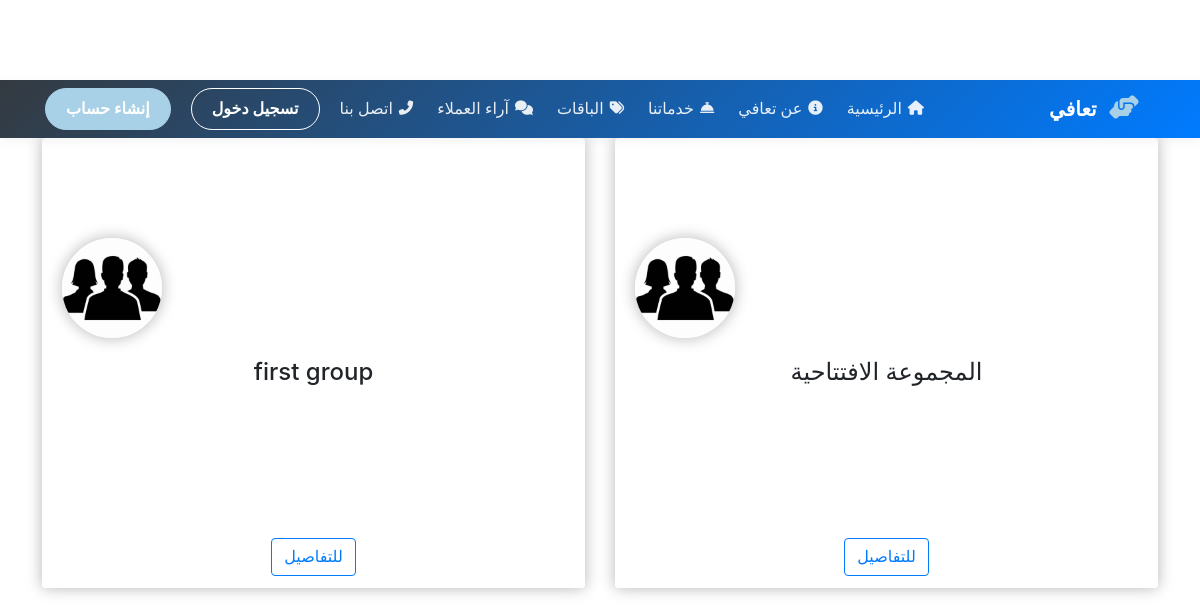
Page /group_list/ on the earlier database version.
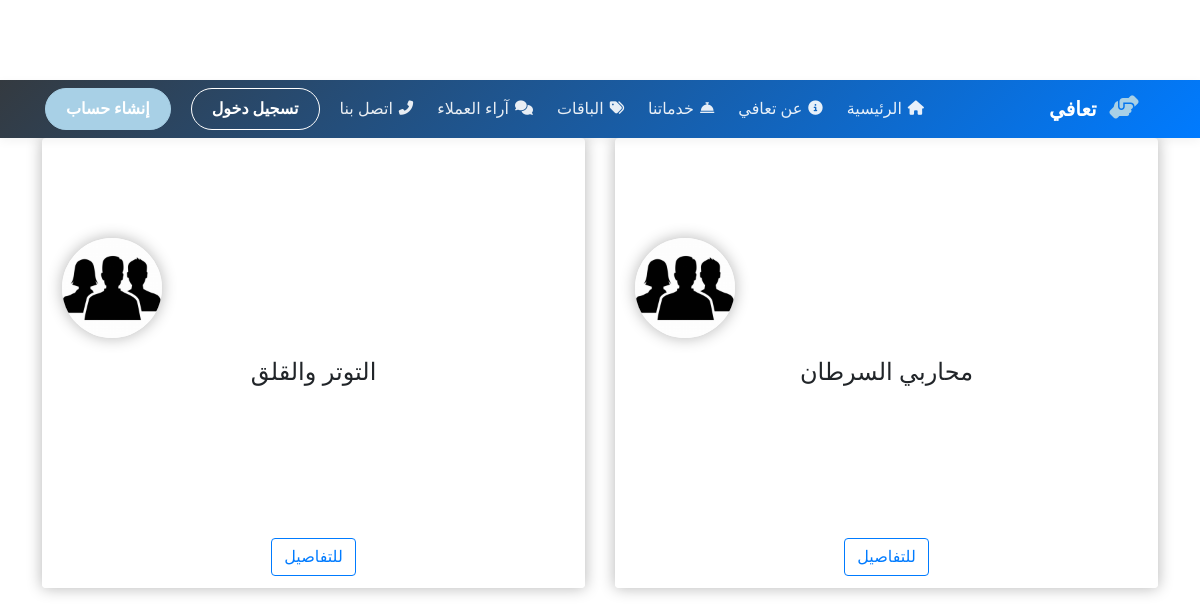
Same page on the later database version.
### Website/models.py (models this page shows)
class Group(models.Model):
    specialist =models.ForeignKey(Specialist,on_delete=models.CASCADE,default='')
    member= models.ManyToManyField(Member)
    group_name=models.CharField(max_length=1024)
    group_info=models.TextField()
    member_number=models.IntegerField( default=0)
    start_date=models.DateTimeField()
    end_date=models.DateTimeField()
    created_by=models.CharField(max_length=1024)
    missions_total=models.IntegerField(default=0)
    complete_mission=models.IntegerField(default=0)
    is_active=models.BooleanField()
    chat_url=models.URLField(default="")

### Website/views.py (the view)
# urls.py: path("group_list/",views.group_list,name="group_list"),
def group_list(request:HttpRequest):
    if "search" in request.GET:
        groups = Group.objects.filter(group_name__contains=request.GET["search"])
    else:
        groups=Group.objects.all()
    return render(request,"Website/group_list.html",{"groups":groups})

### Website/templates/Website/group_list.html (shortened to what this page needs)
{% extends 'Website/index.html' %}
{% load static%}
{%block content%}
<!DOCTYPE html>
<html lang="en">
<head>
  <link rel="stylesheet" href="{% static 'style/cards.css' %}">
  <link rel="stylesheet" href="https://cdnjs.cloudflare.com/ajax/libs/twitter-bootstrap/4.0.0-beta/css/bootstrap.min.css" />
  <link rel="stylesheet" href="https://cdnjs.cloudflare.com/ajax/libs/font-awesome/4.7.0/css/font-awesome.min.css" />
</head>
<body>
  <div class="container-md themed-container text-center">
    <div class="row row-cols-1 row-cols-sm-2 row-cols-md-3 g-3">
{%for group in groups%}
        <div class="col">
        <div class="card card-custom bg-white border-white border-0">
          <div class="card-custom-img" style="background-image: url(http://res.cloudinary.com/d3/image/upload/c_scale,q_auto:good,w_1110/trianglify-v1-cs85g_cc5d2i.jpg);"></div>
          <div class="card-custom-avatar">
            <img class="img-fluid" src="{% static 'imgs/group_avatar.jpg' %}" alt="Avatar" />
          </div>
          <div class="card-body" style="overflow-y: auto">
            <h4 class="card-title">{{group.group_name}}<br>
            </h4>
          </div>
          <div class="card-footer" style="background: inherit; border-color: inherit;">
            <a  href="{% url 'Website:group_detail' group.id %}" class="btn btn-outline-primary">للتفاصيل</a>
          </div>
        </div>
        </div>
{%endfor%}
      </div></div>
</body>
</html>
{%endblock%}

### Website/templates/Website/index.html (shortened to what this page needs)
{% load static %}
<!DOCTYPE html>
<html lang="ar" dir="rtl">
<head>
    <link rel="stylesheet" href="https://cdn.jsdelivr.net/npm/bootstrap@5.3.0/dist/css/bootstrap.rtl.min.css">
    <link rel="stylesheet" href="https://cdnjs.cloudflare.com/ajax/libs/font-awesome/6.4.0/css/all.min.css">
    <link rel="stylesheet" href="https://cdn.jsdelivr.net/npm/swiper@11/swiper-bundle.min.css" />
    <link rel="stylesheet" href="{% static 'style/base.css' %}">
</head>
<body>
    <nav class="navbar navbar-expand-lg">
        <div class="container">
            <a class="navbar-brand" href="{% url 'Website:home' %}"><i class="fas fa-hands-helping"></i> تعافي</a>
            <div class="collapse navbar-collapse" id="navbarNav">
                <ul class="navbar-nav ms-auto">
                    <li class="nav-item"><a class="nav-link" href="{% url 'Website:home' %}"><i class="fas fa-home"></i> الرئيسية</a></li>
                    <li class="nav-item"><a class="nav-link" href="{% url 'Website:home' %}#about"><i class="fas fa-info-circle"></i> عن تعافي</a></li>
                    <li class="nav-item"><a class="nav-link" href="{% url 'Website:home' %}#services"><i class="fas fa-concierge-bell"></i> خدماتنا</a></li>
                    <li class="nav-item"><a class="nav-link" href="{% url 'Website:home' %}#pricing"><i class="fas fa-tags"></i> الباقات</a></li>
                    <li class="nav-item"><a class="nav-link" href="{% url 'Website:home' %}#testimonials"><i class="fas fa-comments"></i> آراء العملاء</a></li>
                    <li class="nav-item"><a class="nav-link" href="{% url 'Website:home' %}#contact"><i class="fas fa-phone-alt"></i> اتصل بنا</a></li>
                    {% if request.user.is_authenticated %}
                        <li class="nav-item dropdown">
                            <a class="nav-link dropdown-toggle" href="#" id="userMenu" data-bs-toggle="dropdown">
                                <span class="user-avatar">{{ request.user.get_full_name|default:request.user.username|first }}</span> {{ request.user.get_full_name|default:request.user.username }}
                            </a>
                            <ul class="dropdown-menu dropdown-menu-end" aria-labelledby="userMenu">
                                <li class="dropdown-header">حساب المستخدم</li>
                                <li><a class="dropdown-item" href="#"><i class="fas fa-user-circle"></i>الملف الشخصي</a></li>
                                {% if perms.app.add_group %}
                                    <li class="dropdown-header">أدوات المختصين</li>
                                    <li><a class="dropdown-item" href="{% url 'Website:create_group' %}"><i class="fas fa-plus-circle"></i>إنشاء مجموعة</a></li>
                                    <li><a class="dropdown-item" href="{% url 'Website:new_group' %}"><i class="fas fa-users-cog"></i>إدارة مجموعاتي</a></li>
                                    <li><a class="dropdown-item" href="{% url 'Website:add_post' %}"><i class="fas fa-edit"></i>كتابة مقال جديد</a></li>
                                    <li><a class="dropdown-item" href="{% url 'Website:list_posts' %}"><i class="fas fa-list"></i>مقالاتي المنشورة</a></li>
                                    <li><a class="dropdown-item" href="{% url 'Website:new_mission' group_id=0 %}"><i class="fas fa-tasks"></i>إنشاء ورشة عمل</a></li>
                                {% else %}
                                    <li class="dropdown-header">أدوات الأعضاء</li>
                                    <li><a class="dropdown-item" href="{% url 'Website:group_list' %}"><i class="fas fa-users"></i>المجموعات المتاحة</a></li>
                                    <li><a class="dropdown-item" href="{% url 'Website:my_group_list' %}"><i class="fas fa-user-friends"></i>مجموعاتي</a></li>
                                    <li><a class="dropdown-item" href="{% url 'Website:list_posts' %}"><i class="fas fa-newspaper"></i>مقالاتي</a></li>
                                    <li><a class="dropdown-item" href="{% url 'Website:my_missions' %}"><i class="fas fa-tasks"></i>مهامي</a></li>
                                {% endif %}
                                <li class="dropdown-divider"></li>
                                <li><a class="dropdown-item" href="{% url 'accounts:logout_user' %}"><i class="fas fa-sign-out-alt"></i>تسجيل خروج</a></li>
                            </ul>
                        </li>
                    {% else %}
                        <li class="nav-item"><a class="btn btn-outline-primary me-2" href="{% url 'accounts:login_user' %}">تسجيل دخول</a></li>
                        <li class="nav-item"><a class="btn btn-primary" href="{% url 'accounts:register_type' %}">إنشاء حساب</a></li>
                    {% endif %}
                </ul>
            </div>
        </div>
    </nav>
    {% block content %}{% endblock %}
</body>
</html>

### Website/static/style/base.css (style rules this page uses)
:root { --primary: #6c9bcf; --primary-dark: #5a87b8; --secondary: #88b3b5; --accent: #a8d0e6; --light: #f8f9fa; --dark: #495057; --success: #7d9d9c; --text: #4a5568; --light-gray: #e9ecef; --border-radius: 12px; --box-shadow: 0 6px 20px rgba(0, 0, 0, 0.05); --transition: all 0.3s ease; }
body { font-family: 'Tajawal', sans-serif; background-color: var(--light); color: var(--text); line-height: 1.8; scroll-behavior: smooth; padding-top: 80px; }
h1, h2, h3, h4, h5, h6 { font-weight: 700; line-height: 1.3; color: var(--dark); }
.btn { border-radius: 50px; font-weight: 600; transition: var(--transition); font-family: 'Tajawal', sans-serif; }
.btn-primary { background-color: var(--primary); border: none; padding: 12px 32px; font-size: 18px; }
.btn-outline-primary { border: 2px solid var(--primary); color: var(--primary); background: transparent; padding: 10px 30px; font-size: 18px; }
.navbar { background: linear-gradient(135deg, var(--dark) 0%, var(--primary) 100%); box-shadow: 0 3px 10px rgba(0, 0, 0, 0.05); padding: 0.7rem 0; position: fixed; top: 0; left: 0; right: 0; z-index: 1000; transition: var(--transition); }
.navbar-brand { font-weight: 800; font-size: 1.8rem; color: white !important; display: flex; align-items: center; }
.navbar-brand i { color: var(--accent); margin-left: 8px; font-size: 1.5rem; transition: var(--transition); }
.navbar-nav { gap: 0.5rem; }
.nav-item .nav-link { color: rgba(255, 255, 255, 0.9) !important; font-weight: 500; padding: 0.5rem 1rem; border-radius: 4px; transition: var(--transition); position: relative; display: flex; align-items: center; }
.nav-item .nav-link i { margin-left: 6px; font-size: 0.9rem; }
.nav-item .btn { padding: 0.5rem 1.25rem; border-radius: 30px; font-weight: 600; transition: var(--transition); margin-right: 0.25rem; }
.nav-item .btn-outline-primary { border-color: white; color: white; }
.nav-item .btn-primary { background: var(--accent); border-color: var(--accent); }

### Website/static/style/cards.css (style rules this page uses)
.card-custom { overflow: hidden; min-height: 450px; box-shadow: 0 0 15px rgba(10, 10, 10, 0.3); }
.card-custom-img { height: 200px; min-height: 200px; background-repeat: no-repeat; background-size: cover; background-position: center; border-color: inherit; }
.card-custom-img::after { position: absolute; content: ''; top: 161px; left: 0; width: 0; height: 0; border-style: solid; border-top-width: 40px; border-right-width: 0; border-bottom-width: 0; border-left-width: 545px; border-left-width: calc(575px - 5vw); border-top-color: transparent; border-right-color: transparent; border-bottom-color: transparent; border-left-color: inherit; }
.card-custom-avatar img { border-radius: 50%; box-shadow: 0 0 15px rgba(10, 10, 10, 0.3); position: absolute; top: 100px; left: 1.25rem; width: 100px; height: 100px; }

Differences in the rows shown:
removed Group: group_name "المجموعة الافتتاحية"
removed Group: group_name "first group"
added Group: group_name "محاربي السرطان"
added Group: group_name "التوتر والقلق"
